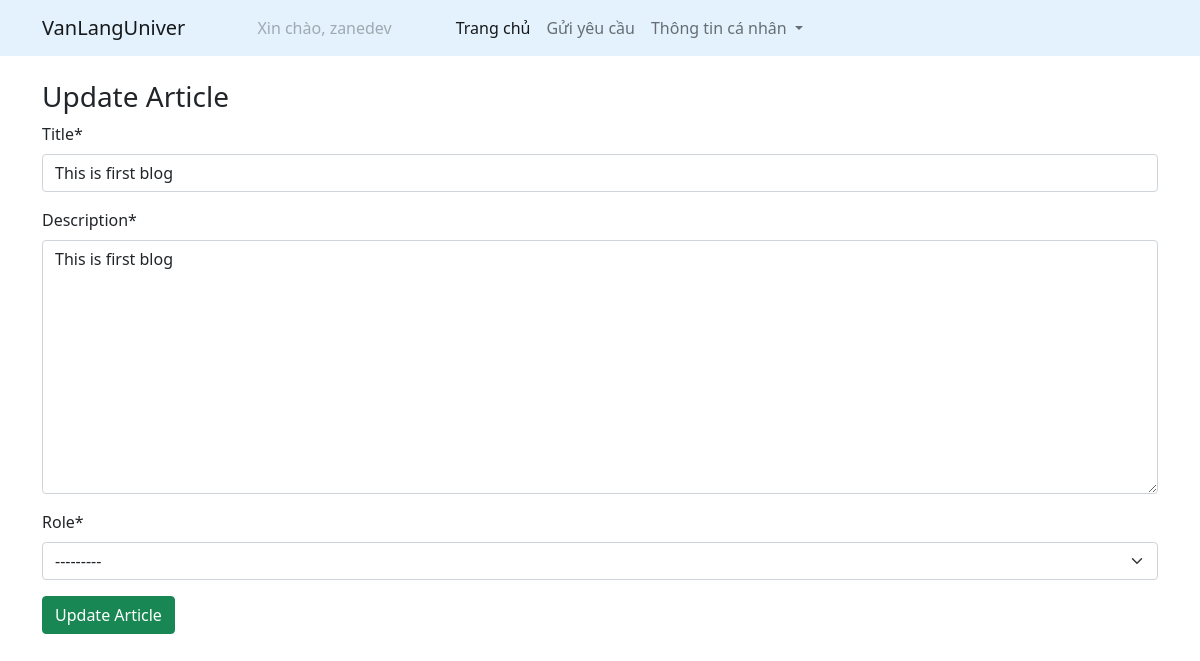
/update/first-blog/ (signed in), run on the app's committed database.
### articles/models.py (models this page shows, shortened)
class Article(models.Model):
    title = models.CharField(max_length=200)
    description = models.TextField()
    slug = models.SlugField(max_length=100,unique=True)
    published = models.DateTimeField(auto_now_add=True)
    author = models.ForeignKey(User, on_delete=models.CASCADE)
    ROLE_CHOICES = (
        ('Student', 'Student'),
        ('Teacher', 'Teacher'),
        ('Orther', 'Orther'),
    )
    role = models.CharField(max_length=10, choices=ROLE_CHOICES,null=True)

### articles/views.py (the view)
# urls.py: path('update/<slug:slug>/',update_article,name='update_article'),
def update_article(request,slug):
    article = get_object_or_404(Article,slug=slug)
    form = ArticleUpdateForm(request.POST or None, instance=article)
    if form.is_valid():
        form.save()
        return redirect('article_list')
    return render(request, 'account/update.html', {'form':form})

### articles/forms.py
class ArticleUpdateForm(forms.ModelForm):
    class Meta:
        model = Article
        fields =('title','description','role')

### articles/templates/account/update.html (shortened to what this page needs)
{% extends 'base.html' %}
{% load crispy_forms_tags %}
{% block body %}
<div class="container mt-4 update_style">
    <form action="" method="post">
        <h3>Update Article</h3>
        {{form | crispy}}
        <input type="submit" value="Update Article" class="btn btn-success">
    </form>
</div>
{% endblock %}

### articles/templates/navbar.html (shortened to what this page needs)
<nav class="navbar navbar-expand-lg navbar navbar-light" style="background-color: #e3f2fd;">
    <div class="container">
      <a class="navbar-brand" href="{% url 'article_list' %}">VanLangUniver</a>
      <div class="collapse navbar-collapse" id="navbarNavDropdown">
        <ul class="navbar-nav">
          {% if request.user.is_authenticated %}
          <li class="nav-item mx-5">
            <a class="nav-link disabled">Xin chào, {{request.user.username}}</a>
          </li>
          <li class="nav-item">
            <a class="nav-link active" aria-current="page" href="{% url 'article_list' %}">Trang chủ</a>
          </li>
          <li class="nav-item">
            <a class="nav-link" href="{% url 'article_form' %}">Gửi yêu cầu</a>
          </li>
          <li class="nav-item dropdown">
            <a class="nav-link dropdown-toggle" href="#" id="navbarDropdownMenuLink" role="button" data-bs-toggle="dropdown" aria-expanded="false">
              Thông tin cá nhân
            </a>
          </li>
          {% endif %}
        </ul>
      </div>
    </div>
  </nav>

### articles/templates/account/update.html (style rules this page uses)
.update_style { width:700x; margin:auto; }

### data on the page
Article: title "This is first blog", description "This is first blog", role "---------"

### other printed values
{{ request.user.username }} "zanedev"
